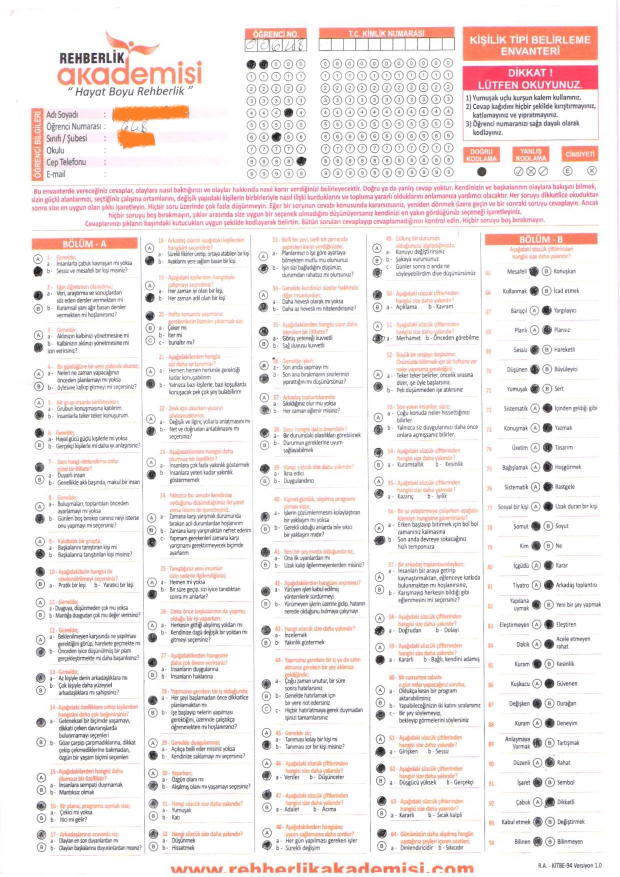
#> input picture taramalar/tarama_Sayfa_1.jpg, 1240 x 1753 px, found by its file name (shown at 1/2 size)
$ python Seloku_Optical_OMR.py
#> lines starting #> are read from the running program, lines starting #| are printed output that depends on the picture; after the words box and inside, x2 and y2 are one past the last pixel; in counts of white or black regions, pixels touching at a corner belong together
import os
import pytesseract
from PIL import Image, ImageOps

def setup_tesseract():
    # Tesseract ve ortam değişkenlerini ayarlayın
    os.environ['TESSDATA_PREFIX'] = r'C:/Users/Selcuk.Ozdemir/.conda/envs/PythonProject/share/tessdata'
    pytesseract.pytesseract.tesseract_cmd = r'C:/Users/Selcuk.Ozdemir/.conda/envs/PythonProject/Library/bin/tesseract.exe'

def load_and_process_image(image_path):
    # Görüntüyü yükleyin ve işleyin
    image = Image.open(image_path)
#> image is the input picture: PIL image 1240x1753 RGB; mean R, G, B 241.5, 234.4, 233.6
    gray_image = ImageOps.grayscale(image)
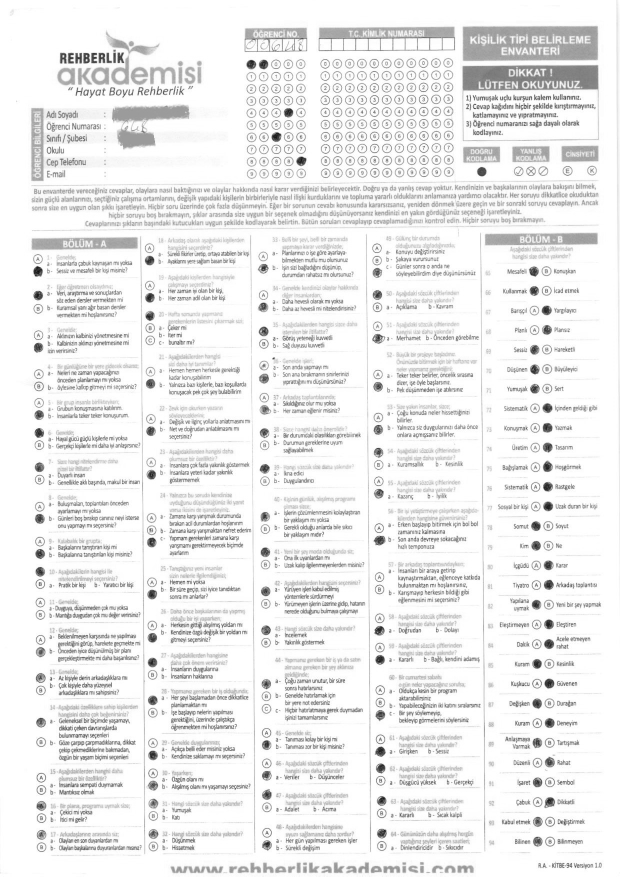
#> gray_image: PIL image 1240x1753 L (shown at 1/2 size); min 5, max 255, mean 236.4
    return gray_image.point(lambda x: 0 if x < 128 else 255, '1')
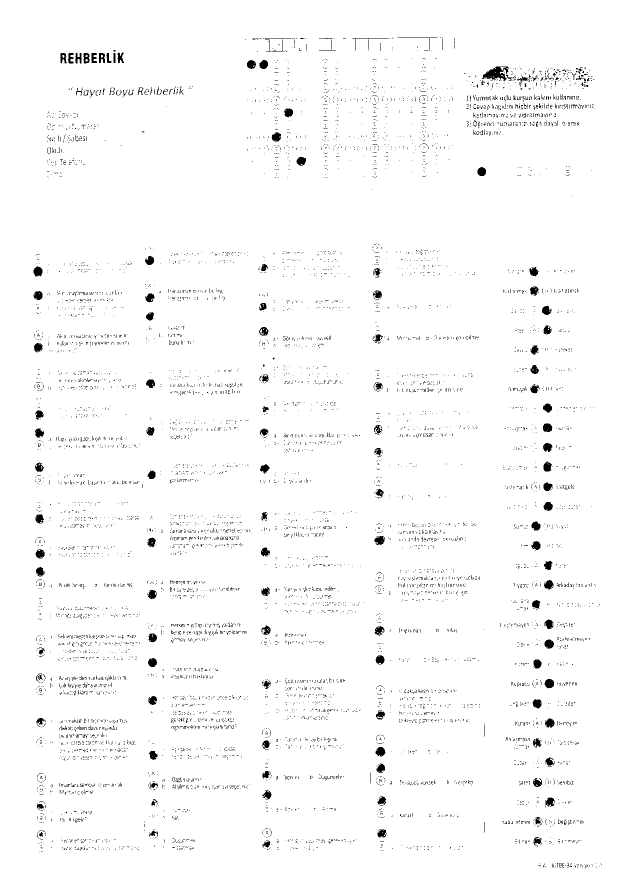
#> returned value: PIL image 1240x1753 1 (shown at 1/2 size); 97.7% white; 9233 black regions (9076 under 20 px), largest, box (x1, y1, x2, y2) and area: (964, 133, 1018, 163) 818, (67, 533, 85, 553) 280, (1089, 1358, 1108, 1377) 276

def get_student_number(image, column_start_x, column_spacing, row_start_y, row_spacing, circle_width, circle_height, black_pixels_threshold):
#> called with column_start_x = 500, column_spacing = 25, row_start_y = 120, row_spacing = 25, circle_width = 15, circle_height = 15, black_pixels_threshold = 20
    student_number = []
    for col_index in range(5):  # 5 sütun için
        col = column_start_x + col_index * column_spacing
        for row_index in range(10):  # 10 rakam için
            row = row_start_y + row_index * row_spacing
            mark_area = image.crop((col, row, col + circle_width, row + circle_height))
            if sum(1 for pixel in mark_area.getdata() if pixel == 0) > black_pixels_threshold:
                student_number.append(str(row_index))
                break
#> after the loop, student_number = ['0', '0', '6', '4', '8']
    return ''.join(student_number)

def get_column_x_for_question(question_num, column_map):
    for key, value in column_map.items():
        start, end = map(int, key.split('-'))
        if start <= int(question_num) <= end:
            return value
    raise ValueError(f"Soru numarası {question_num} için geçerli bir sütun bulunamadı.")

def read_answers(image, question_coords, column_x_map, circle_width, circle_height, black_pixels_threshold):
    answers = {str(i+1): '-' for i in range(len(question_coords))}
    for question, coords in question_coords.items():
        column_x = get_column_x_for_question(question, column_x_map)
        max_black_pixels, marked_option = 0, ''
        for option, y_coord in coords.items():
            mark_area = image.crop((column_x, y_coord, column_x + circle_width, y_coord + circle_height))
            black_pixels_count = sum(1 for pixel in mark_area.getdata() if pixel == 0)
            if black_pixels_count > max_black_pixels:
                max_black_pixels, marked_option = black_pixels_count, option
        answers[question] = marked_option if max_black_pixels > black_pixels_threshold else '-'
    return answers

# Ana akış
setup_tesseract()
image_path = 'C:/Users/Selcuk.Ozdemir/PycharmProjects/pythonProject/taramalar/tarama_Sayfa_1.jpg'
binary_image = load_and_process_image(image_path)

# Öğrenci numarasını okuyun
column_start_x, column_spacing, row_start_y, row_spacing = 500, 25, 120, 25
circle_width, circle_height, black_pixels_threshold = 15, 15, 20
student_number = get_student_number(binary_image, column_start_x, column_spacing, row_start_y, row_spacing, circle_width, circle_height, black_pixels_threshold)
#> student_number = '00648'
print(f"Öğrenci Numarası: {student_number}")
#| Öğrenci Numarası: 00648

# Bölüm A için soru koordinatlarını ve sütun haritasını tanımlayın
answers_column_x_A = {
    '1-17': 70,
    '18-32': 300,
    '33-48': 520,
    '49-64': 748,
}

question_coords_A = {
    '1': {'A': 518, 'B': 541},
    '2': {'A': 590, 'B': 619},
    '3': {'A': 672, 'B': 696},
    '4': {'A': 749, 'B': 774},
    '5': {'A': 805, 'B': 828},
    '6': {'A': 864, 'B': 889},
    '7': {'A': 932, 'B': 960},
    '8': {'A': 1011, 'B': 1039},
    '9': {'A': 1084, 'B': 1108},
    '10': {'A': 1143, 'B': 1167},
    '11': {'A': 1206, 'B': 1231},
    '12': {'A': 1279, 'B': 1304},
    '13': {'A': 1355, 'B': 1380},
    '14': {'A': 1445, 'B': 1485},
    '15': {'A': 1555, 'B': 1579},
    '16': {'A': 1611, 'B': 1637},
    '17': {'A': 1670, 'B': 1694},
    '18': {'A': 495, 'B': 518},
    '19': {'A': 572, 'B': 594},
    '20': {'A': 631, 'B': 655, 'C': 684},
    '21': {'A': 743, 'B': 766},
    '22': {'A': 838, 'B': 860},
    '23': {'A': 924, 'B': 947},
    '24': {'A': 1035, 'B': 1062, 'C': 1084},
    '25': {'A': 1165, 'B': 1189},
    '26': {'A': 1251, 'B': 1274},
    '27': {'A': 1325, 'B': 1350},
    '28': {'A': 1399, 'B': 1425},
    '29': {'A': 1486, 'B': 1510},
    '30': {'A': 1547, 'B': 1569},
    '31': {'A': 1607, 'B': 1631},
    '32': {'A': 1667, 'B': 1692},
    '33': {'A': 512, 'B': 537},
    '34': {'A': 589, 'B': 613},
    '35': {'A': 663, 'B': 687},
    '36': {'A': 731, 'B': 757},
    '37': {'A': 795, 'B': 818},
    '38': {'A': 867, 'B': 891},
    '39': {'A': 937, 'B': 963},
    '40': {'A': 1033, 'B': 1058},
    '41': {'A': 1104, 'B': 1128},
    '42': {'A': 1183, 'B': 1207},
    '43': {'A': 1261, 'B': 1285},
    '44': {'A': 1368, 'B': 1391, 'C': 1415},
    '45': {'A': 1466, 'B': 1490},
    '46': {'A': 1526, 'B': 1553},
    '47': {'A': 1590, 'B': 1615},
    '48': {'A': 1665, 'B': 1691},
    '49': {'A': 497, 'B': 522, 'C': 545},
    '50': {'A': 587, 'B': 614},
    '51': {'A': 653, 'B': 677},
    '52': {'A': 748, 'B': 772},
    '53': {'A': 835, 'B': 859},
    '54': {'A': 906, 'B': 929},
    '55': {'A': 962, 'B': 986},
    '56': {'A': 1056, 'B': 1081},
    '57': {'A': 1155, 'B': 1179},
    '58': {'A': 1237, 'B': 1261},
    '59': {'A': 1295, 'B': 1319},
    '60': {'A': 1380, 'B': 1406, 'C': 1430},
    '61': {'A': 1478, 'B': 1503},
    '62': {'A': 1537, 'B': 1561},
    '63': {'A': 1602, 'B': 1627},
    '64': {'A': 1668, 'B': 1693},
}

# Cevapları okuyun
answers = read_answers(binary_image, question_coords_A, answers_column_x_A, circle_width, circle_height, black_pixels_threshold)
#> after the loop in read_answers, `for question, coords in question_coords.items():`: answers = 64 items
#> answers = 64 items
print("Cevaplar:")
for question, marked_option in answers.items():
    print(f"Soru {question}: {marked_option}")
#> this loop made 64 passes
#> (question, marked_option) on passes 1 to 12: ('1', 'B'), ('2', 'A'), ('3', 'B'), ('4', '-'), ('5', 'B'), ('6', 'A'), ('7', 'A'), ('8', 'B'), ('9', 'B'), ('10', 'A'), ('11', '-'), ('12', 'B')
#| Soru 1: B
#| Soru 2: A
#| Soru 3: B
#| Soru 4: -
#| Soru 5: B
#| Soru 6: A
#| Soru 7: A
#| Soru 8: B
#> (further printed lines are left out)
